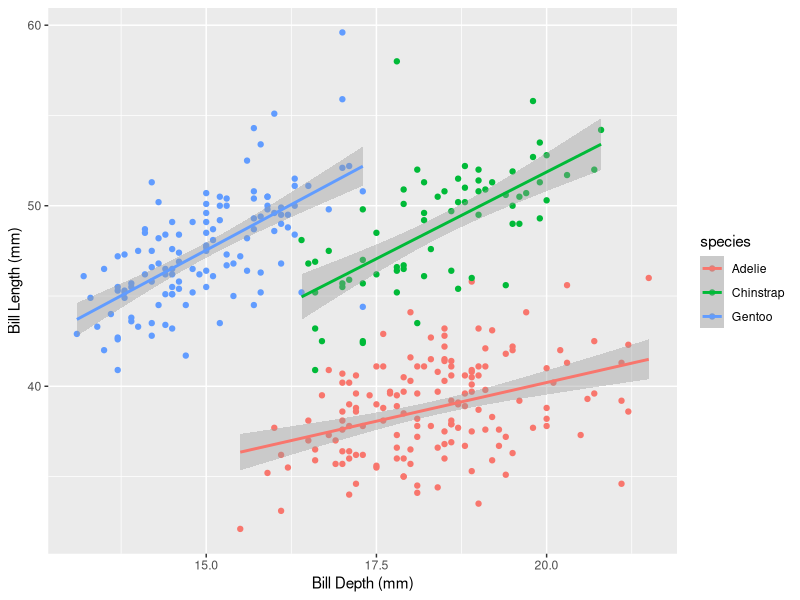

The R source for this figure:
## ---- chunk 1
library(tidyverse)
library(palmerpenguins)
my_model_2 <- penguins |>
  lm(bill_length_mm ~ bill_depth_mm*species, data = _)
ggplot(data=my_model_2, mapping = aes(x = bill_depth_mm, y = bill_length_mm, color = species)) +
  geom_point() +
  stat_smooth(method = "lm") + 
  labs(x = "Bill Depth (mm)", 
       y = "Bill Length (mm)")
summary(my_model_2)
## ---- chunk 2

